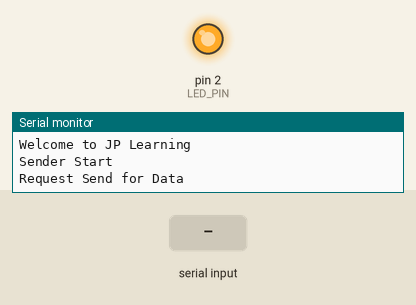
Recording of a sketch running on a simulated Arduino Uno, built with avr-gcc and run on an emulated ATmega328P. Parts: output pins drawn as LEDs (lit = HIGH), the last lines printed to the serial monitor. The inputs (shaded band) are chosen by the test bench.

Above: at 1.2 s.
1.3 s: "1" received over the second serial link
At 2.35 s:
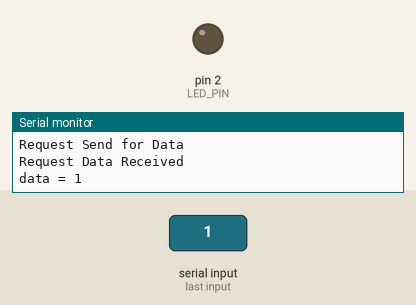
Timing chart, 0 to 4.3 s (numbered marks = the images above; inputs shaded):
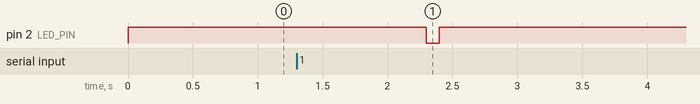

The sketch:

Master.ino
```cpp
/*
  Welcome to JP Learning
*/
#include <SoftwareSerial.h>

// GPIO Pins
byte TX_PIN = 5, RX_PIN = 4;
byte LED_PIN = 2;

SoftwareSerial Soft_Serial(RX_PIN, TX_PIN);

// Data Read Timeout
unsigned long CurrentMillis, PreviousMillis, DataReadTimeout = (unsigned long)1000 * 10;
void setup() {
  Serial.begin(115200);
  Soft_Serial.begin(9600);

  pinMode(LED_PIN, OUTPUT);
  digitalWrite(LED_PIN, HIGH);

  Serial.println("\n\nWelcome to JP Learning\n");
  Serial.println("Sender Start\n");
}
void loop() {
  // Sending Data Request
  char req = 'D';
  Soft_Serial.write(req);
  Serial.println("\nRequest Send for Data");

  // Receiving Data After Request
  while (true) {
    if (Soft_Serial.available() > 0) {
      Serial.println("Request Data Received");
      String data = Soft_Serial.readString();
      Serial.println("data = " + data);

      digitalWrite(LED_PIN, LOW);
      delay(100);
      digitalWrite(LED_PIN, HIGH);
      PreviousMillis = millis();
      break;
    }

    CurrentMillis = millis();
    if (CurrentMillis - PreviousMillis > DataReadTimeout) {
      PreviousMillis = CurrentMillis;
      Serial.println("Request Data Timout");
      break;
    }
  }
  delay(1000);
}
```

Measured:
- after the input at 1.3 s, pin 2 (LED_PIN): HIGH → LOW after 1.0 s, → HIGH 0.10 s later
